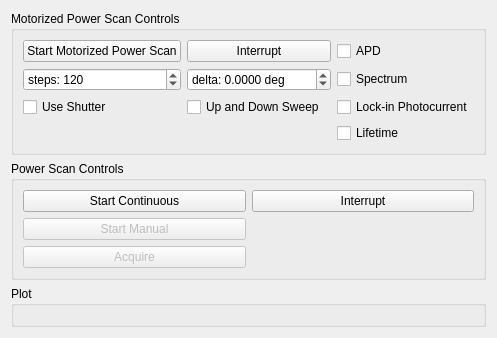
      <widget class="QWidget" name="power_scan_tab">
       <attribute name="title">
        <string>Power Scan</string>
       </attribute>
       <layout class="QVBoxLayout" name="verticalLayout_18" stretch="0,0,0">
        <item>
         <widget class="QGroupBox" name="groupBox_10">
          <property name="sizePolicy">
           <sizepolicy hsizetype="Expanding" vsizetype="Fixed">
            <horstretch>0</horstretch>
            <verstretch>0</verstretch>
           </sizepolicy>
          </property>
          <property name="title">
           <string>Motorized Power Scan Controls</string>
          </property>
          <layout class="QGridLayout" name="gridLayout_14">
           <item row="3" column="0">
            <widget class="QCheckBox" name="power_scan_motorized_use_shutter_checkBox">
             <property name="text">
              <string>Use Shutter</string>
             </property>
            </widget>
           </item>
           <item row="3" column="1">
            <widget class="QCheckBox" name="power_scan_motorized_up_and_down_sweep_checkBox">
             <property name="text">
              <string>Up and Down Sweep</string>
             </property>
            </widget>
           </item>
           <item row="2" column="0">
            <widget class="QDoubleSpinBox" name="power_scan_motorized_steps_doubleSpinBox">
             <property name="prefix">
              <string>steps: </string>
             </property>
             <property name="suffix">
              <string/>
             </property>
             <property name="decimals">
              <number>0</number>
             </property>
             <property name="maximum">
              <double>1000000.000000000000000</double>
             </property>
             <property name="value">
              <double>120.000000000000000</double>
             </property>
            </widget>
           </item>
           <item row="0" column="0">
            <widget class="QPushButton" name="power_scan_motorized_start_pushButton">
             <property name="text">
              <string>Start Motorized Power Scan</string>
             </property>
            </widget>
           </item>
           <item row="0" column="1">
            <widget class="QPushButton" name="power_scan_motorized_interrupt_pushButton">
             <property name="text">
              <string>Interrupt</string>
             </property>
            </widget>
           </item>
           <item row="2" column="1">
            <widget class="QDoubleSpinBox" name="power_scan_motorized_delta_doubleSpinBox">
             <property name="correctionMode">
              <enum>QAbstractSpinBox::CorrectToNearestValue</enum>
             </property>
             <property name="prefix">
              <string>delta: </string>
             </property>
             <property name="suffix">
              <string> deg</string>
             </property>
             <property name="decimals">
              <number>4</number>
             </property>
             <property name="minimum">
              <double>-3600.000000000000000</double>
             </property>
             <property name="maximum">
              <double>3600.000000000000000</double>
             </property>
             <property name="singleStep">
              <double>1.000000000000000</double>
             </property>
             <property name="value">
              <double>0.000000000000000</double>
             </property>
            </widget>
           </item>
           <item row="3" column="2">
            <widget class="QCheckBox" name="power_scan_motorized_collect_lockin_checkBox">
             <property name="text">
              <string>Lock-in Photocurrent</string>
             </property>
            </widget>
           </item>
           <item row="0" column="2">
            <widget class="QCheckBox" name="power_scan_motorized_collect_apd_checkBox">
             <property name="enabled">
              <bool>true</bool>
             </property>
             <property name="text">
              <string>APD</string>
             </property>
            </widget>
           </item>
           <item row="2" column="2">
            <widget class="QCheckBox" name="power_scan_motorized_collect_spectrum_checkBox">
             <property name="text">
              <string>Spectrum</string>
             </property>
            </widget>
           </item>
           <item row="4" column="2">
            <widget class="QCheckBox" name="power_scan_motorized_collect_lifetime_checkBox">
             <property name="text">
              <string>Lifetime</string>
             </property>
            </widget>
           </item>
          </layout>
         </widget>
        </item>
        <item>
         <widget class="QGroupBox" name="groupBox_6">
          <property name="sizePolicy">
           <sizepolicy hsizetype="Preferred" vsizetype="Fixed">
            <horstretch>0</horstretch>
            <verstretch>0</verstretch>
           </sizepolicy>
          </property>
          <property name="title">
           <string>Power Scan Controls</string>
          </property>
          <layout class="QGridLayout" name="gridLayout_13">
           <item row="1" column="0">
            <widget class="QPushButton" name="power_scan_cont_start_pushButton">
             <property name="text">
              <string>Start Continuous</string>
             </property>
            </widget>
           </item>
           <item row="1" column="1">
            <widget class="QPushButton" name="power_scan_interrupt_pushButton">
             <property name="text">
              <string>Interrupt</string>
             </property>
            </widget>
           </item>
           <item row="2" column="0">
            <widget class="QPushButton" name="pushButton_3">
             <property name="enabled">
              <bool>false</bool>
             </property>
             <property name="text">
              <string>Start Manual</string>
             </property>
            </widget>
           </item>
           <item row="3" column="0">
            <widget class="QPushButton" name="pushButton_4">
             <property name="enabled">
              <bool>false</bool>
             </property>
             <property name="text">
              <string>Acquire</string>
             </property>
            </widget>
           </item>
          </layout>
         </widget>
        </item>
        <item>
         <widget class="QGroupBox" name="power_scan_plot_widget">
          <property name="title">
           <string>Plot</string>
          </property>
          <layout class="QVBoxLayout" name="verticalLayout_19"/>
         </widget>
        </item>
       </layout>
      </widget>
